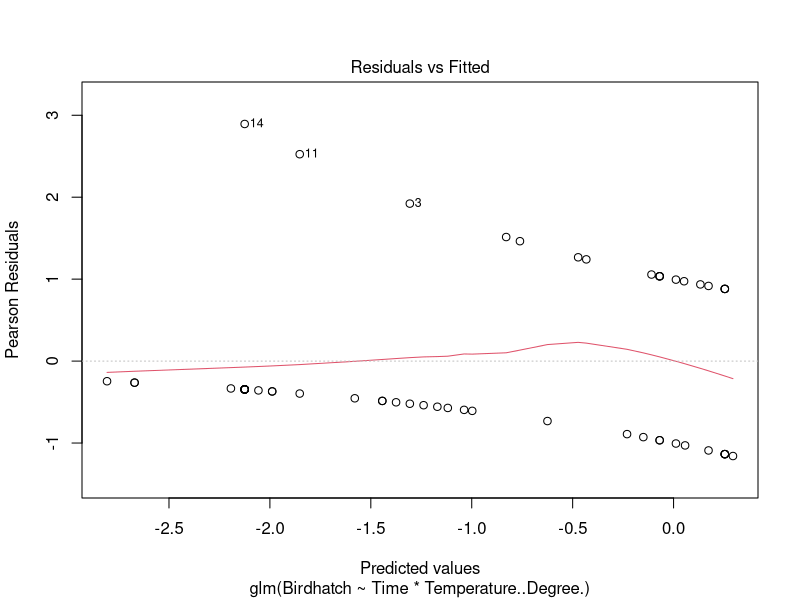

This figure's R source:
Bird <- read.csv("Birdshatch.csv", header = T)
# print(Bird)
ft.bird <- glm(Birdhatch ~ Time*Temperature..Degree., family=binomial, data=Bird)
summary(ft.bird)

plot(ft.bird,which=1)

anova(ft.bird,test="Chisq")

summary(ft.bird)
